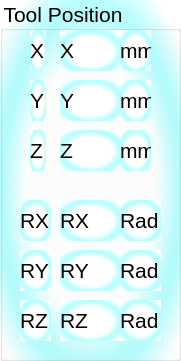
     <widget class="QGroupBox" name="tool_position">
      <property name="geometry">
       <rect>
        <x>1210</x>
        <y>120</y>
        <width>181</width>
        <height>361</height>
       </rect>
      </property>
      <property name="font">
       <font>
        <family>System</family>
        <pointsize>16</pointsize>
       </font>
      </property>
      <property name="styleSheet">
       <string notr="true">background-color: qradialgradient(spread:reflect, cx:0.5, cy:0.522727, radius:0.5, fx:0.507, fy:0.516636, stop:0.244318 rgba(255, 255, 255, 255), stop:0.715909 rgba(255, 255, 255, 255), stop:0.960227 rgba(184, 254, 255, 255));</string>
      </property>
      <property name="title">
       <string>Tool Position</string>
      </property>
      <widget class="QLabel" name="Unit_X">
       <property name="geometry">
        <rect>
         <x>120</x>
         <y>30</y>
         <width>31</width>
         <height>41</height>
        </rect>
       </property>
       <property name="font">
        <font>
         <family>System</family>
         <pointsize>16</pointsize>
         <bold>false</bold>
        </font>
       </property>
       <property name="text">
        <string>mm</string>
       </property>
       <property name="alignment">
        <set>Qt::AlignmentFlag::AlignLeading|Qt::AlignmentFlag::AlignLeft|Qt::AlignmentFlag::AlignVCenter</set>
       </property>
      </widget>
      <widget class="QLabel" name="Unit_Y">
       <property name="geometry">
        <rect>
         <x>120</x>
         <y>80</y>
         <width>31</width>
         <height>41</height>
        </rect>
       </property>
       <property name="font">
        <font>
         <family>System</family>
         <pointsize>16</pointsize>
         <bold>false</bold>
        </font>
       </property>
       <property name="text">
        <string>mm</string>
       </property>
       <property name="alignment">
        <set>Qt::AlignmentFlag::AlignLeading|Qt::AlignmentFlag::AlignLeft|Qt::AlignmentFlag::AlignVCenter</set>
       </property>
      </widget>
      <widget class="QLabel" name="Unit_Z">
       <property name="geometry">
        <rect>
         <x>120</x>
         <y>130</y>
         <width>31</width>
         <height>41</height>
        </rect>
       </property>
       <property name="font">
        <font>
         <family>System</family>
         <pointsize>16</pointsize>
         <bold>false</bold>
        </font>
       </property>
       <property name="text">
        <string>mm</string>
       </property>
       <property name="alignment">
        <set>Qt::AlignmentFlag::AlignLeading|Qt::AlignmentFlag::AlignLeft|Qt::AlignmentFlag::AlignVCenter</set>
       </property>
      </widget>
      <widget class="QLabel" name="txt_Y_5">
       <property name="geometry">
        <rect>
         <x>60</x>
         <y>80</y>
         <width>61</width>
         <height>41</height>
        </rect>
       </property>
       <property name="font">
        <font>
         <family>System</family>
         <pointsize>16</pointsize>
         <bold>false</bold>
        </font>
       </property>
       <property name="text">
        <string>Y</string>
       </property>
       <property name="alignment">
        <set>Qt::AlignmentFlag::AlignLeading|Qt::AlignmentFlag::AlignLeft|Qt::AlignmentFlag::AlignVCenter</set>
       </property>
      </widget>
      <widget class="QLabel" name="txt_X_5">
       <property name="geometry">
        <rect>
         <x>60</x>
         <y>30</y>
         <width>61</width>
         <height>41</height>
        </rect>
       </property>
       <property name="font">
        <font>
         <family>System</family>
         <pointsize>16</pointsize>
         <bold>false</bold>
        </font>
       </property>
       <property name="text">
        <string>X</string>
       </property>
       <property name="alignment">
        <set>Qt::AlignmentFlag::AlignLeading|Qt::AlignmentFlag::AlignLeft|Qt::AlignmentFlag::AlignVCenter</set>
       </property>
      </widget>
      <widget class="QLabel" name="txt_Z_5">
       <property name="geometry">
        <rect>
         <x>60</x>
         <y>130</y>
         <width>61</width>
         <height>41</height>
        </rect>
       </property>
       <property name="font">
        <font>
         <family>System</family>
         <pointsize>16</pointsize>
         <bold>false</bold>
        </font>
       </property>
       <property name="text">
        <string>Z</string>
       </property>
       <property name="alignment">
        <set>Qt::AlignmentFlag::AlignLeading|Qt::AlignmentFlag::AlignLeft|Qt::AlignmentFlag::AlignVCenter</set>
       </property>
      </widget>
      <widget class="QLabel" name="label_Z">
       <property name="geometry">
        <rect>
         <x>30</x>
         <y>130</y>
         <width>16</width>
         <height>41</height>
        </rect>
       </property>
       <property name="font">
        <font>
         <family>System</family>
         <pointsize>16</pointsize>
         <bold>false</bold>
        </font>
       </property>
       <property name="text">
        <string>Z</string>
       </property>
       <property name="alignment">
        <set>Qt::AlignmentFlag::AlignLeading|Qt::AlignmentFlag::AlignLeft|Qt::AlignmentFlag::AlignVCenter</set>
       </property>
      </widget>
      <widget class="QLabel" name="label_Y">
       <property name="geometry">
        <rect>
         <x>30</x>
         <y>80</y>
         <width>16</width>
         <height>41</height>
        </rect>
       </property>
       <property name="font">
        <font>
         <family>System</family>
         <pointsize>16</pointsize>
         <bold>false</bold>
        </font>
       </property>
       <property name="text">
        <string>Y</string>
       </property>
       <property name="alignment">
        <set>Qt::AlignmentFlag::AlignLeading|Qt::AlignmentFlag::AlignLeft|Qt::AlignmentFlag::AlignVCenter</set>
       </property>
      </widget>
      <widget class="QLabel" name="label_X">
       <property name="geometry">
        <rect>
         <x>30</x>
         <y>30</y>
         <width>16</width>
         <height>41</height>
        </rect>
       </property>
       <property name="font">
        <font>
         <family>System</family>
         <pointsize>16</pointsize>
         <bold>false</bold>
        </font>
       </property>
       <property name="text">
        <string>X</string>
       </property>
       <property name="alignment">
        <set>Qt::AlignmentFlag::AlignLeading|Qt::AlignmentFlag::AlignLeft|Qt::AlignmentFlag::AlignVCenter</set>
       </property>
      </widget>
      <widget class="QLabel" name="label_RZ">
       <property name="geometry">
        <rect>
         <x>20</x>
         <y>300</y>
         <width>31</width>
         <height>41</height>
        </rect>
       </property>
       <property name="font">
        <font>
         <family>System</family>
         <pointsize>16</pointsize>
         <bold>false</bold>
        </font>
       </property>
       <property name="text">
        <string>RZ</string>
       </property>
       <property name="alignment">
        <set>Qt::AlignmentFlag::AlignLeading|Qt::AlignmentFlag::AlignLeft|Qt::AlignmentFlag::AlignVCenter</set>
       </property>
      </widget>
      <widget class="QLabel" name="label_RY">
       <property name="geometry">
        <rect>
         <x>20</x>
         <y>250</y>
         <width>31</width>
         <height>41</height>
        </rect>
       </property>
       <property name="font">
        <font>
         <family>System</family>
         <pointsize>16</pointsize>
         <bold>false</bold>
        </font>
       </property>
       <property name="text">
        <string>RY</string>
       </property>
       <property name="alignment">
        <set>Qt::AlignmentFlag::AlignLeading|Qt::AlignmentFlag::AlignLeft|Qt::AlignmentFlag::AlignVCenter</set>
       </property>
      </widget>
      <widget class="QLabel" name="txt_X_15">
       <property name="geometry">
        <rect>
         <x>60</x>
         <y>200</y>
         <width>61</width>
         <height>41</height>
        </rect>
       </property>
       <property name="font">
        <font>
         <family>System</family>
         <pointsize>16</pointsize>
         <bold>false</bold>
        </font>
       </property>
       <property name="text">
        <string>RX</string>
       </property>
       <property name="alignment">
        <set>Qt::AlignmentFlag::AlignLeading|Qt::AlignmentFlag::AlignLeft|Qt::AlignmentFlag::AlignVCenter</set>
       </property>
      </widget>
      <widget class="QLabel" name="Unit_RX">
       <property name="geometry">
        <rect>
         <x>120</x>
         <y>200</y>
         <width>41</width>
         <height>41</height>
        </rect>
       </property>
       <property name="font">
        <font>
         <family>System</family>
         <pointsize>16</pointsize>
         <bold>false</bold>
        </font>
       </property>
       <property name="text">
        <string>Rad</string>
       </property>
       <property name="alignment">
        <set>Qt::AlignmentFlag::AlignLeading|Qt::AlignmentFlag::AlignLeft|Qt::AlignmentFlag::AlignVCenter</set>
       </property>
      </widget>
      <widget class="QLabel" name="Unit_RY">
       <property name="geometry">
        <rect>
         <x>120</x>
         <y>250</y>
         <width>41</width>
         <height>41</height>
        </rect>
       </property>
       <property name="font">
        <font>
         <family>System</family>
         <pointsize>16</pointsize>
         <bold>false</bold>
        </font>
       </property>
       <property name="text">
        <string>Rad</string>
       </property>
       <property name="alignment">
        <set>Qt::AlignmentFlag::AlignLeading|Qt::AlignmentFlag::AlignLeft|Qt::AlignmentFlag::AlignVCenter</set>
       </property>
      </widget>
      <widget class="QLabel" name="txt_Z_14">
       <property name="geometry">
        <rect>
         <x>60</x>
         <y>300</y>
         <width>61</width>
         <height>41</height>
        </rect>
       </property>
       <property name="font">
        <font>
         <family>System</family>
         <pointsize>16</pointsize>
         <bold>false</bold>
        </font>
       </property>
       <property name="text">
        <string>RZ</string>
       </property>
       <property name="alignment">
        <set>Qt::AlignmentFlag::AlignLeading|Qt::AlignmentFlag::AlignLeft|Qt::AlignmentFlag::AlignVCenter</set>
       </property>
      </widget>
      <widget class="QLabel" name="label_RX">
       <property name="geometry">
        <rect>
         <x>20</x>
         <y>200</y>
         <width>31</width>
         <height>41</height>
        </rect>
       </property>
       <property name="font">
        <font>
         <family>System</family>
         <pointsize>16</pointsize>
         <bold>false</bold>
        </font>
       </property>
       <property name="text">
        <string>RX</string>
       </property>
       <property name="alignment">
        <set>Qt::AlignmentFlag::AlignLeading|Qt::AlignmentFlag::AlignLeft|Qt::AlignmentFlag::AlignVCenter</set>
       </property>
      </widget>
      <widget class="QLabel" name="Unit_RZ">
       <property name="geometry">
        <rect>
         <x>120</x>
         <y>300</y>
         <width>41</width>
         <height>41</height>
        </rect>
       </property>
       <property name="font">
        <font>
         <family>System</family>
         <pointsize>16</pointsize>
         <bold>false</bold>
        </font>
       </property>
       <property name="text">
        <string>Rad</string>
       </property>
       <property name="alignment">
        <set>Qt::AlignmentFlag::AlignLeading|Qt::AlignmentFlag::AlignLeft|Qt::AlignmentFlag::AlignVCenter</set>
       </property>
      </widget>
      <widget class="QLabel" name="txt_Y_15">
       <property name="geometry">
        <rect>
         <x>60</x>
         <y>250</y>
         <width>61</width>
         <height>41</height>
        </rect>
       </property>
       <property name="font">
        <font>
         <family>System</family>
         <pointsize>16</pointsize>
         <bold>false</bold>
        </font>
       </property>
       <property name="text">
        <string>RY</string>
       </property>
       <property name="alignment">
        <set>Qt::AlignmentFlag::AlignLeading|Qt::AlignmentFlag::AlignLeft|Qt::AlignmentFlag::AlignVCenter</set>
       </property>
      </widget>
     </widget>
